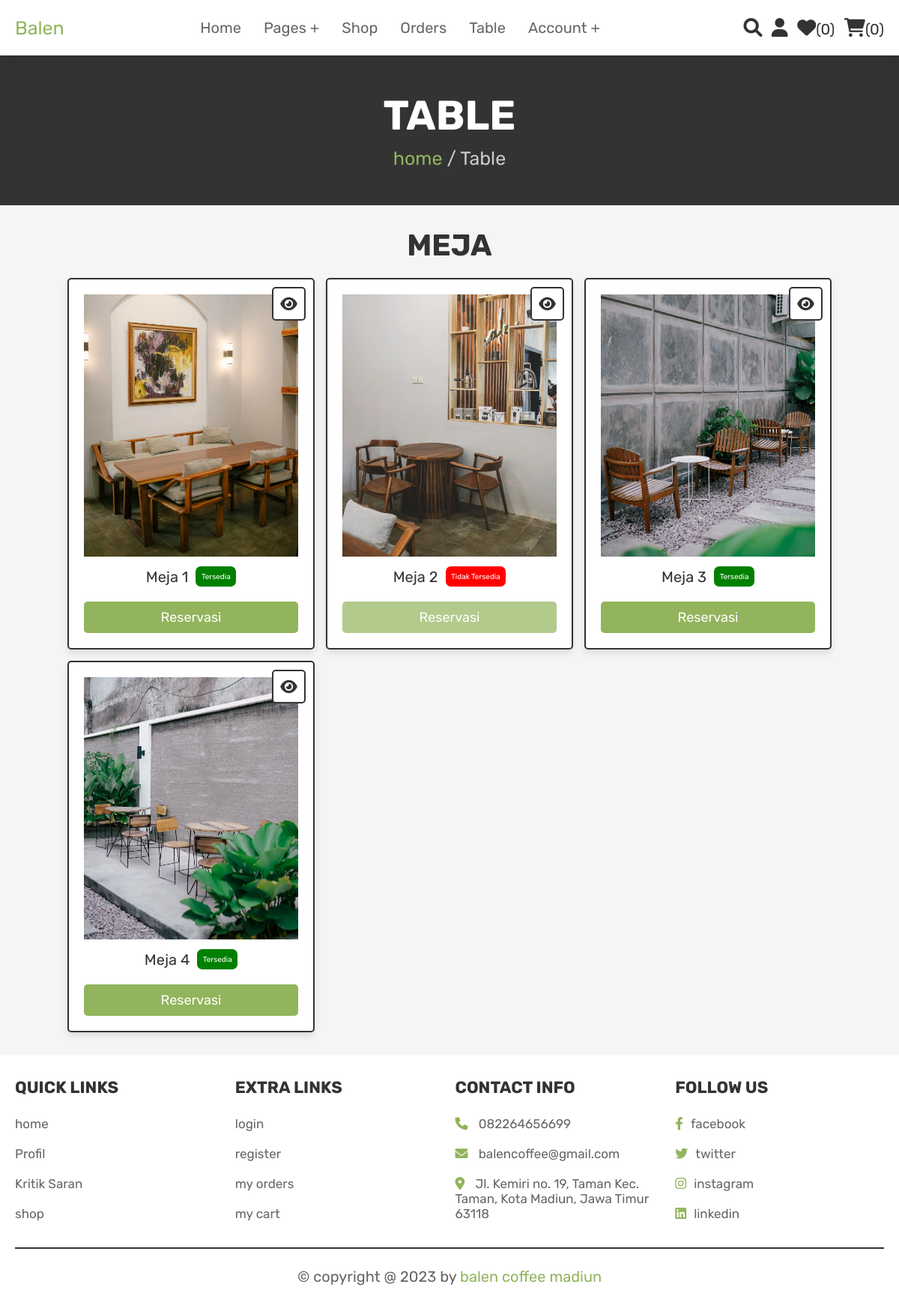
The app's page /reservation.php (signed in) with its own data.
### tables this page shows
CREATE TABLE `tables` (
  `id_table` int(11) NOT NULL,
  `name` varchar(255) NOT NULL,
  `reservation_date` date NOT NULL,
  `description` text NOT NULL,
  `image` varchar(255) NOT NULL,
  `status` enum('enabled','disabled') DEFAULT 'enabled',
  `status_table` enum('available','unavailable') NOT NULL DEFAULT 'available'
);

### reservation.php (the view, shortened to what this page needs)
<?php
@include 'config.php';
?>
<!DOCTYPE html>
<html lang="en">
<head>
   <link rel="stylesheet" href="https://cdnjs.cloudflare.com/ajax/libs/font-awesome/6.0.0/css/all.min.css">
   <link rel="stylesheet" href="css/style.css">
</head>
<body>
<?php @include 'header.php'; ?>
<section class="heading">
    <h3>Table</h3>
    <p> <a href="home.php">home</a> / Table </p>
</section>
<section class="products">
   <h1 class="title">Meja</h1>
   <div class="box-container">
      <?php
       $select_table = mysqli_query($conn, "SELECT * FROM `tables`  ORDER BY id_table  ") or die('query failed');
       if(mysqli_num_rows($select_table) > 0){
           while($fetch_table = mysqli_fetch_assoc($select_table)){
      ?>
      <form action="" method="POST" class="box">
         <a href="view_page_table.php?pid=<?php echo $fetch_table['id_table']; ?>" class="fas fa-eye"></a>
         <img src="uploaded_img/<?php echo $fetch_table['image']; ?>" alt="" class="image">
         <div class="name" style="display: flex; align-items:center;justify-content:center;">
          <?php echo $fetch_table['name']; ?>
          <span style="<?= $fetch_table['status_table'] == 'unavailable' ? 'background-color: red; color:white;':'background-color: green; color:white;' ?> padding: .75rem;font-size: 1rem;margin-left: 1rem;border-radius: 7px;"><?php echo $fetch_table['status_table'] == 'available' ? 'Tersedia':'Tidak Tersedia'; ?></span>
         </div>
         <?php if($fetch_table['status_table'] == 'available'): ?>
         <input type="submit" value="Reservasi" name="add_to_cart" class="btn">
         <?php else: ?>
         <input type="button" value="Reservasi" name="add_to_cart" class="btn" style="cursor: not-allowed; opacity: .7;">
         <?php endif; ?>
      </form>
      <?php
         }
      }else{
         echo '<p class="Kosong">belum ada produk yang ditambahkan!</p>';
      }
      ?>
   </div>
</section>
<?php @include 'footer.php'; ?>
</body>
</html>

### css/style.css (style rules this page uses)
:root { --pink:#92b45c; --red:#80716f; --orange:#3e5f2e; --black:#333; --white:#fff; --light-color:#666; --light-white:#ccc; --light-bg:#f5f5f5; --border:.2rem solid var(--black); --box-shadow:0 .5rem 1rem rgba(0,0,0,.1); }
* { font-family: 'Rubik', sans-serif; margin:0; padding:0; box-sizing: border-box; outline: none; border:none; text-decoration: none; transition:all .2s linear; }
html { font-size: 62.5%; overflow-x: hidden; scroll-behavior: smooth; scroll-padding-top: 6.5rem; }
body { background: var(--light-bg); }
section { padding:3rem 2rem; }
.btn, .delete-btn, .option-btn { display: inline-block; border-radius: .5rem; margin-top: 1rem; font-size: 1.8rem; color:var(--white); cursor: pointer; padding:1rem 3rem; text-transform: capitalize; }
.btn { background-color: var(--pink); }
.heading { display: flex; flex-flow: column; align-items: center; justify-content: center; gap:1rem; background-color: var(--black); text-align: center; min-height: 25vh; }
.heading h3 { font-size: 5.5rem; color:var(--white); text-transform: uppercase; }
.heading p { font-size: 2.5rem; color:var(--light-white); }
.heading p a { color:var(--pink); }
.title { text-align: center; margin-bottom: 2rem; color:var(--black); text-transform: uppercase; font-size: 4rem; }
.products .box-container { max-width: 1200px; margin:0 auto; display: grid; grid-template-columns: repeat(auto-fit, 33rem); gap:1.5rem; align-items: flex-start; justify-content: center; }
.products .box-container .box { background-color: var(--white); border:var(--border); box-shadow: var(--box-shadow); border-radius: .5rem; padding:2rem; text-align: center; position: relative; }
.products .box-container .box .image { height: 35rem; width: 100%; object-fit: cover; }
.products .box-container .box .fa-eye, .products .box-container .box .price { position: absolute; top:1rem; border-radius: .5rem; }
.products .box-container .box .fa-eye { right:1rem; height: 4.5rem; width: 4.5rem; line-height: 4.2rem; font-size: 2rem; background-color: var(--white); color:var(--black); border:var(--border); }
.products .box-container .box .name { margin:1rem; font-size: 2rem; color:var(--black); }
.products .box-container .box .btn, .products .box-container .box .option-btn { width: 100%; }

### records on screen
tables: image (picture), name "Meja 1", status_table "Tersedia"
tables: image (picture), name "Meja 2", status_table "Tidak Tersedia"
tables: image (picture), name "Meja 3", status_table "Tersedia"
tables: image (picture), name "Meja 4", status_table "Tersedia"

### other values on screen
$wishlist_num_rows "0"
$cart_num_rows "0"
